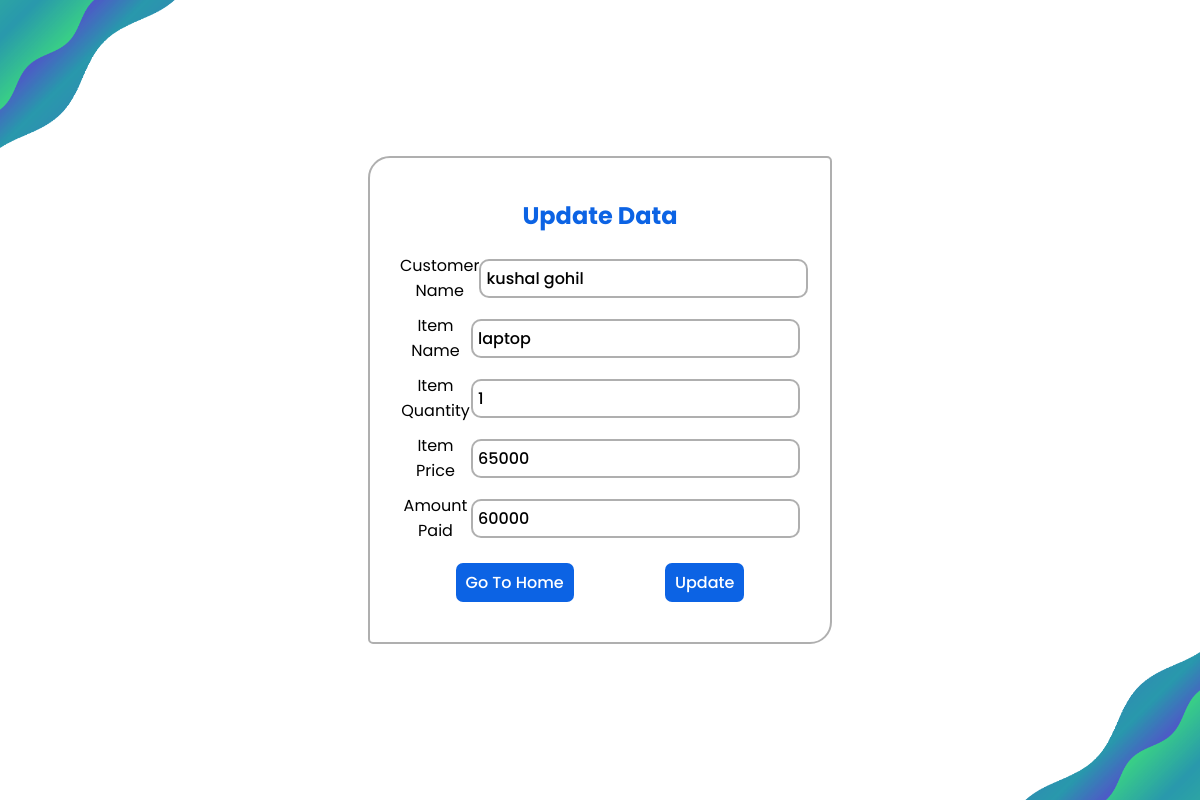
The page /update.php?id=139 on the database its author committed.
### tables this page shows
CREATE TABLE IF NOT EXISTS `sale` (
  `sid` int(11) NOT NULL AUTO_INCREMENT,
  `sdate` date NOT NULL,
  `stime` time NOT NULL,
  `cname` varchar(30) NOT NULL,
  `iname` varchar(25) NOT NULL,
  `iqty` int(11) NOT NULL,
  `iprice` int(11) NOT NULL,
  `stotal` int(11) NOT NULL,
  `amtpaid` int(11) NOT NULL,
  `amtdue` int(11) NOT NULL,
  `estatus` varchar(20) NOT NULL,
  PRIMARY KEY (`sid`),
  UNIQUE KEY `sid` (`sid`)
);

### update.php (the view, shortened to what this page needs)
<?php
include "conn.php";
$id = $_GET['id'];
mysqli_select_db($conn, 'sam') or die(mysqli_error($conn));
$qry = mysqli_query($conn, "SELECT * FROM sale WHERE sid='$id'");
$data = mysqli_fetch_array($qry);
?>
<!DOCTYPE html>
<html lang="en">
<head>
    <link rel="stylesheet" href="./Assets/Style/style.css">
</head>
<body>
    <section class="section">
        <img class="gifImg gifImg1" src="./Assets//images//one.gif" alt="">
        <img class="gifImg gifImg2" src="./Assets//images//two.gif" alt="">
        <div class="LSDiv">
            <h2>
                Update Data
            </h2>
            <form action="" method="POST">
                <div class="LSDivInpDiv">
                    <p>Customer Name</p>
                    <input type="text" name="cname" value="<?php echo $data['cname'] ?>" placeholder="Customer Name" Required>
                </div>
                <div class="LSDivInpDiv">
                    <p>Item Name</p>
                    <input type="text" name="iname" value="<?php echo $data['iname'] ?>" placeholder="Item Name" Required>
                </div>
                <div class="LSDivInpDiv">
                    <p>Item Quantity</p>
                    <input type="number" name="iqty" value="<?php echo $data['iqty'] ?>" placeholder="Item quantity" Required>
                </div>
                <div class="LSDivInpDiv">
                    <p>Item Price</p>
                    <input type="number" name="iprice" value="<?php echo $data['iprice'] ?>" placeholder="Item price" Required>
                </div>
                <div class="LSDivInpDiv">
                    <p>Amount Paid</p>
                    <input type="number" name="amtpaid" value="<?php echo $data['amtpaid'] ?>" placeholder="amount Paid" Required>
                </div>
                <div class="LSBtsDiv">
                    <button class="btn"><a href="dashboard.php">Go To Home</a></button>
                    <button class="btn" type="submit" name="update" value="Update">Update</button>
                </div>
            </form>
        </div>
    </section>
</body>
</html>

### Assets/Style/style.css (style rules this page uses)
* { margin: 0; padding: 0; font-family: "Poppins", sans-serif; text-decoration: none; }
:root { --border-radius: 15px; --inputBx-border-radius: 10px; --main-color: #0c63e4; --border-color: #1b1b1b59; }
.btn * { color: #ffff; }
.btn { padding: 7px 10px 7px 10px; border-radius: 7px; background-color: var(--main-color); color: #ffff; font-weight: 500; font-size: 1rem; cursor: pointer; border: none; outline: none; }
.section { width: 100%; height: 100vh; display: flex; align-items: center; justify-content: center; text-align: center; position: relative; }
.gifImg { position: absolute; width: 175px; }
.gifImg1 { top: 0; left: 0; }
.gifImg2 { bottom: 0; right: 0; }
.LSDiv { width: 100%; max-width: 400px; padding: 30px; border-radius: 22px 5px 22px 5px; border: 2px solid var(--border-color); }
.LSDiv h2 { color: var(--main-color); padding: 10px; }
.LSDiv .LSBtsDiv { padding: 10px; display: flex; align-items: center; justify-content: space-around; }
input, select { padding: 5px; border-radius: var(--inputBx-border-radius); font-size: 1rem; font-weight: 500; border: 2px solid var(--border-color); outline: none; }
.LSDiv .LSDivInpDiv { width: 100%; display: flex; align-items: center; justify-content: space-between; margin: 10px 0px 10px 0px; }

### rows shown on the page
sale: cname "kushal gohil", iname "laptop", iqty "1", iprice "65000", amtpaid "60000"
